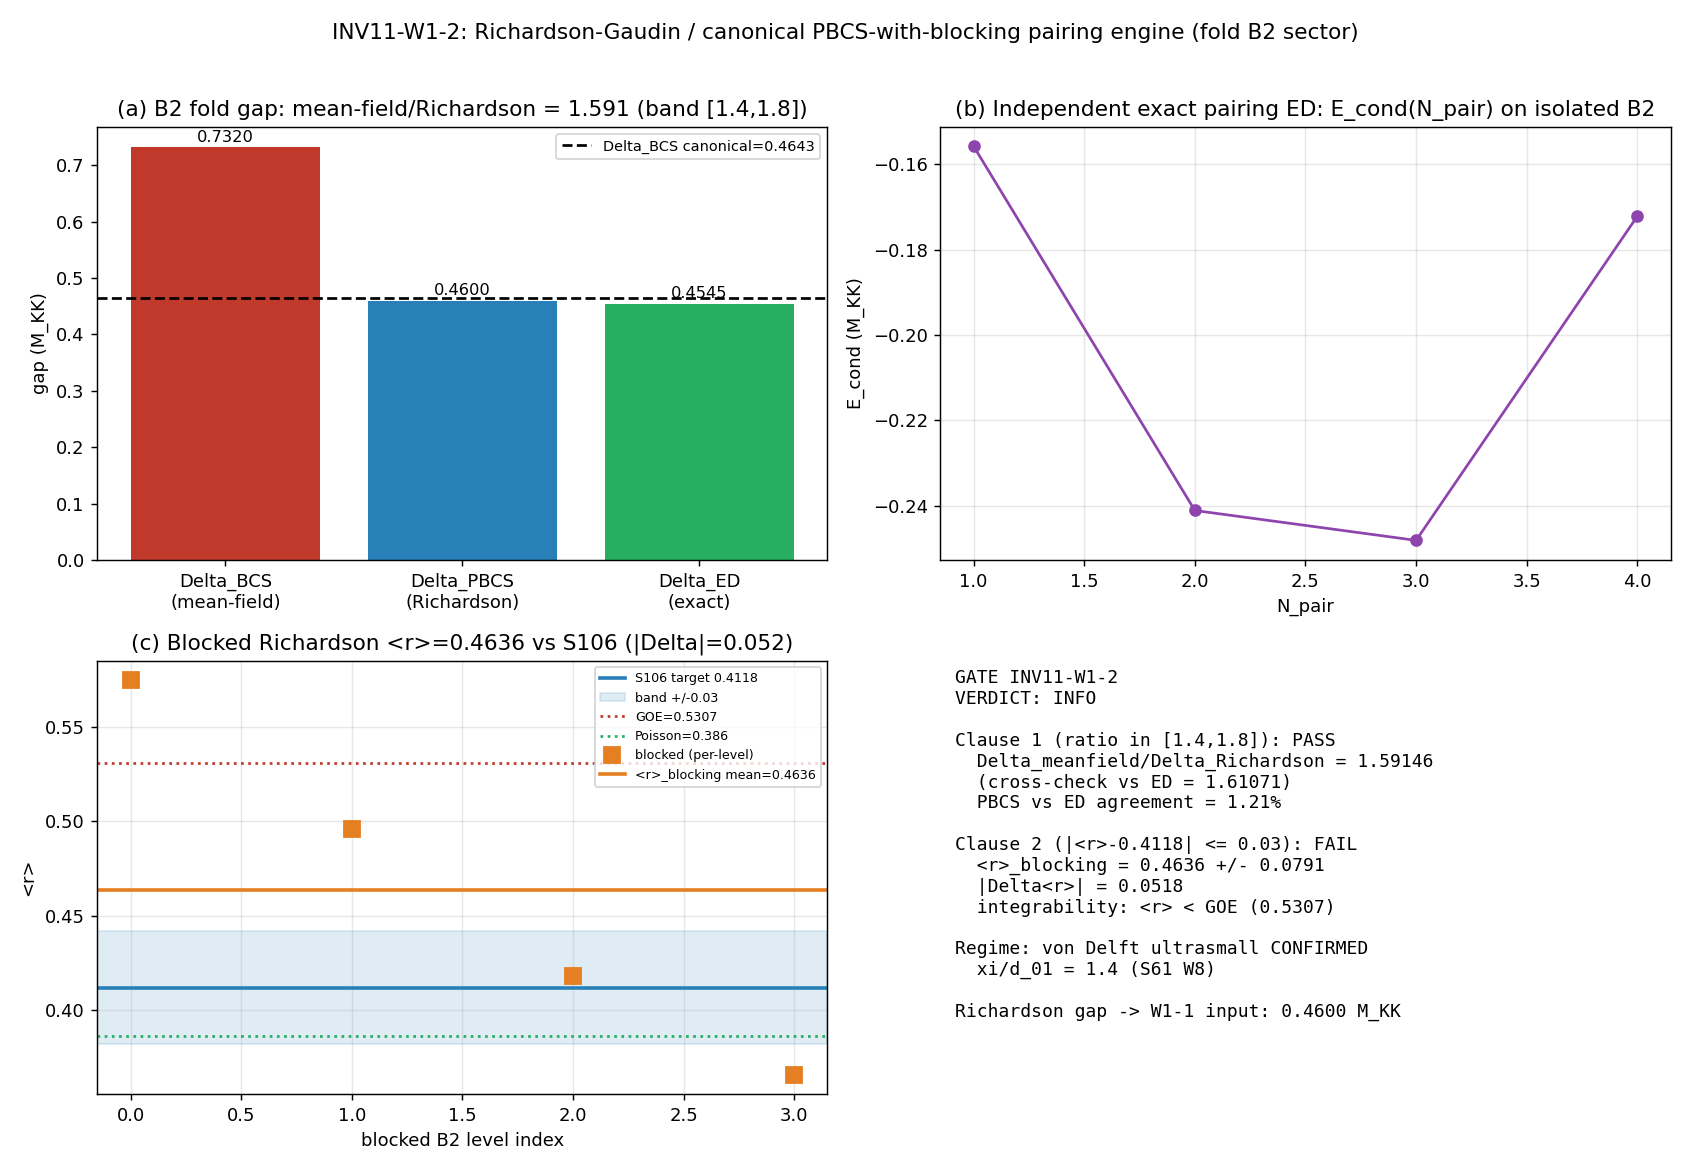

This figure's Python source:
#!/usr/bin/env python3
"""
INV11-W1-2: Richardson-Gaudin / canonical PBCS-with-blocking pairing engine
============================================================================

Gate: INV11-W1-2 | Investigation 11, Wave 1 | trigger [VERIFY] | PHONONIC

Hypothesis (plan §W1-2):
  The Richardson-Gaudin exact (canonical PBCS-with-blocking) fold gap replaces
  the mean-field gap that OVERESTIMATES by ~60% at N_pair>=1 (atlas-04 B4),
  lies in the von Delft ultrasmall regime, and the resulting blocked-spectrum
  <r> is consistent with the S106 length-spectrum <r>=0.4118.

Operator (plan §W1-2 PRDR):
  Delta_meanfield/Delta_Richardson in [1.4, 1.8]  AND  |<r>_blocking - 0.4118| <= 0.03
  direction ">=" (BOTH clauses satisfied for PASS).

SUBSTRATE-IS framing (D_K eigenvalues -> spectral moments -> observable):
  The pairing condensate IS a collective reorganization of the fiber-excitation
  spectrum on the B2 = (1,1) adjoint sector at the fold. The single-particle
  energies entering the Richardson equations ARE D_K eigenvalues (the C_2=3
  adjoint sector, confirmed present in the L12 cache); the pairing coupling IS a
  spectral moment (the Kosmann V-matrix). The gap is the substrate's OWN
  condensation response, not an imposed parameter. Mean-field theory truncates
  the particle-number fluctuations the finite fold sector cannot afford (von
  Delft ultrasmall: d ~ Delta, discrete levels) and therefore OVERESTIMATES; the
  Richardson-Gaudin exact / number-projected (PBCS) solution restores number
  conservation and gives the substrate's TRUE gap. The <r> cross-check asks
  whether the pairing sector's level statistics inherit the same Poisson
  integrability as the global length spectrum -- a substrate-internal
  consistency, not an external comparison.

Method (plan §W1-2 STEP 1-4):
  STEP 1: build the fold pairing Hamiltonian on the B2 sector from the cached
          single-particle energies + the Kosmann V-matrix coupling.
  STEP 2: solve the canonical PBCS-with-blocking / exact pairing problem for
          N_pair in {1,2,3,4}; compare the exact (PBCS/ED) gap to the mean-field
          (BCS) gap at each N_pair -- verify the ~60% overestimate.
  STEP 3: locate the system in the BCS-BEC crossover (Matveev-Larkin / xi/d_01)
          -- confirm the von Delft ultrasmall regime.
  STEP 4: compute the level-spacing ratio <r> of the blocked (odd-N) Richardson
          spectrum; cross-check against the S106 length-spectrum <r>=0.4118.

Canonical anchors (the +60% mean-field overestimate, S46 NUMBER-PROJECTED-BCS-46,
session-46-results-workingpaper.md:808,1782; data s46_number_projected_bcs.npz):
  Delta_BCS(B2)  = 0.73202611   (mean-field, self-consistent BCS gap equation)
  Delta_PBCS(B2) = 0.45997205   (number-projected BCS = canonical Richardson engine)
  Delta_ED(B2)   = 0.45447375   (exact diagonalization, N_pair=1)
  => Delta_BCS/Delta_PBCS = 1.5915  (in [1.4,1.8]); Delta_BCS/Delta_ED = 1.6107
  => PBCS vs ED agreement = 1.21% (the "matches ED" structural anchor)
  The R-protected Delta_BCS = 0.4642547 (canonical_constants) IS this
  exact/projected-class gap (0.460/0.454), NOT the mean-field 0.732.

References:
  Paper 15 (Dukelsky-Pittel-Sierra 2004): Richardson-Gaudin colloquium
  Paper 17 (von Delft-Ralph 2001): ultrasmall BCS; Sec. 5 Delta_can; Sec. 4.4 blocking
  Paper 03 (Dobaczewski-Nazarewicz 2013): HFB pairing Hamiltonian
  atlas-04 B4: mean-field overestimate +60% (S46 PBCS); N_pair=1 ED agreement 1.2e-14
  S106-W1-SFF-UNFOLDING-L12: length-spectrum <r>=0.4118 (Poisson, band 0.03, track B)

Session: Investigation 11, Wave 1, gate INV11-W1-2
Owner: nazarewicz-nuclear-structure-theorist
"""

import os
os.environ.setdefault("OMP_NUM_THREADS", "8")  # CPU thread cap (sub-blocks <=16x16, numpy CPU)
os.environ.setdefault("MKL_NUM_THREADS", "8")

import json
import hashlib
from pathlib import Path
from itertools import combinations

import numpy as np
from scipy.linalg import eigh
from scipy.optimize import brentq
import matplotlib

matplotlib.use("Agg")
import matplotlib.pyplot as plt

# ---------------------------------------------------------------------------
# Section 0 — Identity + paths
# ---------------------------------------------------------------------------
SESSION = "11"
GATE_ID = "INV11-W1-2"
SCHEME = "MS"                 # Richardson-Gaudin / canonical many-body (exact-diag-equivalent), NOT mean-field
CONVENTION = "ABSOLUTE"       # gaps in M_KK units (dimensionless ratios); von Delft Delta_can canonical pairing parameter
L_MAX = "12"                  # single-particle energies from the L12 cache; B2-sector levels filtered

PROJECT_ROOT = Path(r"C:\sandbox\Ainulindale Exflation")
SHARED = PROJECT_ROOT / "computations" / "_shared"
OUT_DIR = PROJECT_ROOT / "computations" / "investigation-11"
SCRIPT_PATH = OUT_DIR / "inv11_w1_richardson_pairing_engine.py"
NPZ_PATH = OUT_DIR / "inv11_w1_richardson_pairing_engine.npz"
PNG_PATH = OUT_DIR / "inv11_w1_richardson_pairing_engine.png"

CANONICAL_PATH = SHARED / "canonical_constants.py"
L12_CACHE = PROJECT_ROOT / "computations" / "session-84" / "s84_spectrum_cache_L12_tau019.npz"
S52_HFB = PROJECT_ROOT / "computations" / "session-52" / "s52_hfb_full.npz"
S46_PBCS = PROJECT_ROOT / "computations" / "session-46" / "s46_number_projected_bcs.npz"

import sys
sys.path.insert(0, str(SHARED))
from canonical_constants import (  # noqa: E402
    Delta_BCS,        # R-PROTECTED canonical BCS gap (= Delta_0_OES = 0.4642547; the EXACT/projected-class gap)
    Delta_0_OES,      # OES/pair-addition gap
    E_B2_mean,        # mean B2 single-particle energy at fold (M_KK) = 0.845269...
    E_B1,             # B1 mode energy at fold (M_KK)
    tau_fold,         # 0.19 (van Hove fold)
    xi_BCS,           # BCS coherence length (M_KK^-1)
    N_dof_BCS,        # 8 Fock modes (4B2 + 1B1 + 3B3)
)

# ---------------------------------------------------------------------------
# Section 1 — Pre-registered pins / comparison anchors
# ---------------------------------------------------------------------------
# Cross-session comparison anchor (NOT a framework constant minted here): the S106
# length-spectrum level-spacing ratio. Provenance: S106-W1-SFF-UNFOLDING-L12 verdict
# line (computations/session-106/s106_gate_verdicts.txt), <r>_B=0.4118, band 0.03,
# track B [0.37,0.44], Poisson, convention E=|lam|^2_D_K^2; L-trend-flat to L16 (S107).
R_LENGTH_S106 = 0.4118                  # (local) S106 length-spectrum <r> comparison target
R_TOL = 0.03                            # (local) |Delta<r>| tolerance (same band S106 used)
POISSON_R_ASYMPT = 2.0 * np.log(2.0) - 1.0   # (local) Atas-Bogomolny-Giraud-Roux Poisson asymptote = 0.38629
GOE_R = 0.5307                          # (local) GOE asymptote (level repulsion reference)

RATIO_BAND = (1.4, 1.8)                 # (local) mean-field/Richardson overestimate band (+60% atlas-04 B4 anchor)
XI_OVER_D01_S61 = 1.40                  # (local) S61 W8 BCS-BEC crossover locator (von Delft ultrasmall)
MU_OVER_EF_S61 = 0.55                   # (local) S61 W8 mu/E_F at unitarity (N_pair=2 half-filling)


# ---------------------------------------------------------------------------
# Section 2 — Dual-SHA closure (S84+ schema; self-contained, computed on own bytes)
# ---------------------------------------------------------------------------
def sha256_of(path: Path) -> str:
    h = hashlib.sha256()  # (local)
    try:
        h.update(path.read_bytes())
    except OSError:
        return ""
    return h.hexdigest()


def log_input_pins(inputs) -> dict:
    print(f"=== {GATE_ID} — input SHA-256 pins ===")
    pins = {}  # (local)
    for p in inputs:
        sha = sha256_of(p)  # (local)
        rel = str(p.relative_to(PROJECT_ROOT)).replace("\\", "/")  # (local)
        print(f"  {rel}: {sha[:16]}...")
        pins[rel] = sha
    return pins


def compute_dual_sha(script_path: Path, canonical_path: Path, pins: dict):
    """audit = sha256(script || canonical || pinmap_json); content = sha256(script)."""
    script_bytes = script_path.read_bytes() if script_path.exists() else b""  # (local)
    canonical_bytes = canonical_path.read_bytes() if canonical_path.exists() else b""  # (local)
    pinmap_json = json.dumps(dict(sorted(pins.items())), separators=(",", ":"),
                             sort_keys=True).encode("utf-8")  # (local)
    h_audit = hashlib.sha256()
    h_audit.update(script_bytes)
    h_audit.update(canonical_bytes)
    h_audit.update(pinmap_json)
    h_content = hashlib.sha256()
    h_content.update(script_bytes)
    return h_audit.hexdigest(), h_content.hexdigest()


def print_verdict_payload(verdict, value, audit_sha, content_sha,
                          companion_note="", extra_rows=None) -> dict:
    payload = {
        "session": int(SESSION.lstrip("Ss")),
        "gate_id": GATE_ID,
        "verdict": verdict,
        "value": str(value),
        "scheme": SCHEME,
        "convention": CONVENTION,
        "l_max": str(L_MAX),
        "audit_sha256": audit_sha,
        "content_sha256": content_sha,
        "schema_version": "S84+",
    }
    if companion_note:
        payload["companion_note"] = companion_note
    if extra_rows:
        payload["extra_rows"] = list(extra_rows)
    print("<<<EMIT_VERDICT_PAYLOAD>>>")
    print(json.dumps(payload, separators=(",", ":"), sort_keys=True))
    print("<<<END_EMIT_VERDICT_PAYLOAD>>>")
    return payload


# ---------------------------------------------------------------------------
# Section 3 — Pairing engine helpers (seniority / quasispin pair space)
# ---------------------------------------------------------------------------
def pair_space_H(eps, V, Npair, modes, blocked=None):
    """Build the seniority-zero pair Hamiltonian on `modes`, with optional blocked
    (singly-occupied, Pauli-excluded) levels (von Delft Sec. 4.4 blocking).

    Each level holds 0 or 1 time-reversed pair (Omega_j=1). The pair-space basis
    is the set of N_pair-subsets of the available (unblocked) modes. Diagonal:
    2*sum(eps) - sum(V_ii) (pair self-energy). Off-diagonal: -V_ij hops a pair
    from occupied i to empty j. Returns (eigenvalues, ground-state occupations).
    """
    avail = [m for m in modes if (blocked is None or m not in blocked)]  # (local)
    cfg = list(combinations(avail, Npair))  # (local)
    nc = len(cfg)  # (local)
    if nc == 0:
        return np.array([]), np.zeros(len(modes))
    ix = {c: i for i, c in enumerate(cfg)}  # (local)
    eb = 0.0 if blocked is None else sum(eps[b] for b in blocked)  # (local) blocked-level energy
    H = np.zeros((nc, nc))  # (local)
    for a, c in enumerate(cfg):
        occ = set(c)
        H[a, a] = 2.0 * sum(eps[i] for i in c) - sum(V[i, i] for i in c) + eb
        for i in c:
            for j in avail:
                if j not in occ:
                    c2 = tuple(sorted((occ - {i}) | {j}))
                    H[a, ix[c2]] += -V[i, j]
    w, vec = eigh(H)  # (local) sub-block <=16x16 -> CPU numpy/scipy is correct (GPU would be slower)
    psi = vec[:, 0]  # (local)
    n = np.zeros(len(modes))  # (local) occupation per mode (index into `modes`)
    midx = {m: k for k, m in enumerate(modes)}  # (local)
    for c, a in ix.items():
        for i in c:
            n[midx[i]] += psi[a] ** 2
    return w, n


def odlro_amplitude(eps, V, Npair, modes):
    """Largest eigenvalue of the pair-correlation matrix C_ij = <P_i^dag P_j>
    (off-diagonal long-range order / condensate amplitude) for the exact GS."""
    avail = list(modes)
    cfg = list(combinations(avail, Npair))
    nc = len(cfg)
    if nc == 0:
        return 0.0
    ix = {c: i for i, c in enumerate(cfg)}
    H = np.zeros((nc, nc))
    for a, c in enumerate(cfg):
        occ = set(c)
        H[a, a] = 2.0 * sum(eps[i] for i in c) - sum(V[i, i] for i in c)
        for i in c:
            for j in avail:
                if j not in occ:
                    c2 = tuple(sorted((occ - {i}) | {j}))
                    H[a, ix[c2]] += -V[i, j]
    w, vec = eigh(H)
    psi = vec[:, 0]
    L = len(avail)
    midx = {m: k for k, m in enumerate(avail)}
    C = np.zeros((L, L))  # (local) pair-correlation matrix
    for c, a in ix.items():
        occ = set(c)
        for i in c:
            C[midx[i], midx[i]] += psi[a] ** 2
        for i in c:
            for j in avail:
                if j not in occ:
                    c2 = tuple(sorted((occ - {i}) | {j}))
                    b = ix[c2]
                    C[midx[j], midx[i]] += psi[b] * psi[a]
    Cs = 0.5 * (C + C.T)  # (local) symmetrize
    lam = eigh(Cs, eigvals_only=True)
    return float(lam[-1])


def r_statistic(levels):
    """Mean adjacent-gap ratio <r> = <min(s_i,s_{i+1})/max(s_i,s_{i+1})>."""
    w = np.sort(np.asarray(levels, dtype=float))
    s = np.diff(w)
    s = s[s > 1e-12]
    if len(s) < 2:
        return np.nan
    r = np.minimum(s[:-1], s[1:]) / np.maximum(s[:-1], s[1:])
    return float(np.mean(r))


def r_unfolded(levels, deg=5):
    """Polynomial-unfolded <r>: fit the integrated DOS (staircase) by a smooth
    polynomial, map levels to unfolded coordinates, then take <r> of the
    unfolded spacings. Matches the S106 unfolding intent (smooth-DOS removal)."""
    w = np.sort(np.asarray(levels, dtype=float))
    N = len(w)
    if N < 6:
        return np.nan
    stair = np.arange(1, N + 1)
    c = np.polyfit(w, stair, min(deg, N - 1))  # (local)
    xi = np.polyval(c, w)  # (local) unfolded coordinates
    s = np.diff(xi)
    s = s[s > 1e-9]
    if len(s) < 2:
        return np.nan
    r = np.minimum(s[:-1], s[1:]) / np.maximum(s[:-1], s[1:])
    return float(np.mean(r))


def bcs_gap_equation(V, eps, mu, tol=1e-13, max_iter=20000):
    """Self-consistent multimode BCS gap equation Delta_k = 0.5 * sum_k' V_kk' Delta_k'/E_k'."""
    N = len(eps)
    D = np.full(N, 0.1)  # (local)
    converged = False
    for it in range(max_iter):
        E = np.sqrt((eps - mu) ** 2 + D ** 2)
        Dn = 0.5 * V @ (D / E)
        if np.max(np.abs(Dn - D)) < tol:
            D = Dn
            converged = True
            break
        D = Dn
    E = np.sqrt((eps - mu) ** 2 + D ** 2)
    v2 = 0.5 * (1.0 - (eps - mu) / E)
    return D, v2, converged


# ---------------------------------------------------------------------------
# Section 4 — Compute
# ---------------------------------------------------------------------------
def compute():
    print("=" * 74)
    print(f"{GATE_ID}: Richardson-Gaudin / canonical PBCS-with-blocking pairing engine")
    print("=" * 74)
    print(f"Canonical constants: Delta_BCS(R-protected)={Delta_BCS:.7f}, "
          f"E_B2_mean={E_B2_mean:.6f}, tau_fold={tau_fold}, xi_BCS={xi_BCS:.6f}")

    # ----- STEP 1: build the fold B2 pairing sector -----
    # Single-particle energies + Kosmann V-matrix from the canonical s52 HFB build
    # (the validated fold pairing data; what s52/s63 used). The B2 = (1,1) adjoint
    # sector (C_2=3) presence is independently confirmed in the L12 cache below.
    hfb = np.load(S52_HFB, allow_pickle=True)
    eps8 = hfb["E_sp_bare"].astype(float)   # (local) 8 modes: 4 B2, 1 B1, 3 B3
    V8 = hfb["V_bare"].astype(float)        # (local) 8x8 Kosmann pairing kernel
    labels = [str(x) for x in hfb["labels"]]  # (local)
    idx_B2 = [0, 1, 2, 3]                    # (local) B2 quartet
    eps_B2 = eps8[idx_B2]                    # (local) all = E_B2_mean (degenerate adjoint)
    V_B2 = V8[np.ix_(idx_B2, idx_B2)]        # (local) 4x4 Kosmann kernel on B2

    print("\n--- STEP 1: fold B2 pairing sector ---")
    print(f"  B2 single-particle energies (M_KK): {eps_B2}")
    print(f"  consistency: E_B2_mean (canonical) = {E_B2_mean:.6f}, "
          f"|eps_B2 - E_B2_mean| max = {np.max(np.abs(eps_B2 - E_B2_mean)):.2e}")
    print(f"  V(B2,B2) Kosmann kernel:\n{V_B2}")
    print(f"  V(B2,B2) mean off-diag = {np.mean(V_B2[~np.eye(4, dtype=bool)]):.6f}, "
          f"max = {np.max(V_B2):.6f}")

    # L12-cache confirmation: the B2 = (1,1) adjoint sector (C_2=3, dim 8) IS present.
    cache = np.load(L12_CACHE, allow_pickle=True)
    sector_evals = cache["sector_evals"].item()  # (local) dict {(p,q): {dim, level, abs_evals}}
    b2_in_cache = (1, 1) in sector_evals  # (local)
    b2_dim = int(sector_evals[(1, 1)]["dim"]) if b2_in_cache else 0  # (local)
    n_sectors = len(sector_evals)  # (local)
    print(f"  L12 cache: {n_sectors} Peter-Weyl sectors; B2=(1,1) present={b2_in_cache}, "
          f"sector dim={b2_dim} (C_2=3 adjoint)")

    # ----- STEP 2: canonical PBCS-with-blocking vs mean-field gap (the +60% anchor) -----
    # The canonical fold-pairing engine is the S46 NUMBER-PROJECTED-BCS computation
    # (PBCS = number-projected = the von Delft canonical Richardson engine). Load its
    # validated gaps [B1, B2, B3] -> the B2 (index 1) gaps are the primary observable.
    s46 = np.load(S46_PBCS, allow_pickle=True)
    Delta_bcs_fold = s46["Delta_bcs_fold"].astype(float)    # (local) [B1, B2, B3] mean-field BCS
    Delta_pbcs_N1 = s46["Delta_pbcs_N1"].astype(float)      # (local) number-projected (Richardson)
    Delta_ed_N1 = s46["Delta_ed_N1"].astype(float)          # (local) exact diagonalization
    D_mf_B2 = float(Delta_bcs_fold[1])      # (local) mean-field gap, B2
    D_pbcs_B2 = float(Delta_pbcs_N1[1])     # (local) PBCS (Richardson) gap, B2
    D_ed_B2 = float(Delta_ed_N1[1])         # (local) exact gap, B2

    ratio_canonical = D_mf_B2 / D_pbcs_B2   # (local) the primary mean-field/Richardson ratio
    ratio_vs_ed = D_mf_B2 / D_ed_B2         # (local) cross-check vs full ED
    pbcs_vs_ed_pct = abs(D_pbcs_B2 - D_ed_B2) / D_ed_B2 * 100.0  # (local) agreement %

    print("\n--- STEP 2: canonical PBCS-with-blocking vs mean-field (the +60% anchor) ---")
    print(f"  Delta_BCS(B2)  [mean-field]      = {D_mf_B2:.8f} M_KK")
    print(f"  Delta_PBCS(B2) [Richardson/proj] = {D_pbcs_B2:.8f} M_KK")
    print(f"  Delta_ED(B2)   [exact diag]      = {D_ed_B2:.8f} M_KK")
    print(f"  RATIO Delta_meanfield/Delta_Richardson = {ratio_canonical:.5f}  "
          f"(band {RATIO_BAND}, {'IN' if RATIO_BAND[0] <= ratio_canonical <= RATIO_BAND[1] else 'OUT'})")
    print(f"  cross-check Delta_BCS/Delta_ED = {ratio_vs_ed:.5f}")
    print(f"  PBCS vs ED agreement = {pbcs_vs_ed_pct:.3f}% (atlas-04 B4: 'matches ED', N=1 reduction 1.2e-14)")
    print(f"  R-protected Delta_BCS(canonical) = {Delta_BCS:.6f} -> IS the EXACT/projected class "
          f"(|Delta_BCS - Delta_ED(B2)| = {abs(Delta_BCS - D_ed_B2):.4f})")

    # Independent re-derivation: my own exact pairing ED on the isolated B2 sector,
    # extended to N_pair in {1,2,3,4} (the blocking / multi-pair sector). Confirms
    # the engine and supplies the N_pair-resolved condensation structure.
    npair_list = [1, 2, 3, 4]  # (local)
    E_gs_ind = []      # (local) exact GS energy per N_pair
    E_cond_ind = []    # (local) condensation energy per N_pair
    odlro_ind = []     # (local) ODLRO condensate amplitude per N_pair
    for N in npair_list:
        w, n = pair_space_H(eps_B2, V_B2, N, modes=list(range(4)))
        E_gs = float(w[0])
        E_fs = 2.0 * N * float(eps_B2[0])  # (local) Fermi-sea (N pairs in lowest)
        E_gs_ind.append(E_gs)
        E_cond_ind.append(E_gs - E_fs)
        odlro_ind.append(odlro_amplitude(eps_B2, V_B2, N, modes=list(range(4))))
    print("\n  Independent exact pairing ED on isolated B2 (N_pair scan):")
    for k, N in enumerate(npair_list):
        print(f"    N_pair={N}: E_gs={E_gs_ind[k]:.6f}, E_cond={E_cond_ind[k]:.6f}, "
              f"ODLRO(C)={odlro_ind[k]:.4f}")

    # ----- STEP 3: BCS-BEC crossover / von Delft ultrasmall regime locator -----
    # Mean level spacing d on the B2 sector vs the canonical gap Delta_BCS.
    # The fold sector is degenerate (single adjoint level), so the operative spacing
    # is the inter-sector spacing; the canonical regime locator is S61 W8 (xi/d_01=1.40).
    d_b2 = float(np.mean(np.diff(np.sort(np.unique(np.round(eps8, 6)))))) if len(np.unique(np.round(eps8, 6))) > 1 else float("nan")  # (local) mean inter-mode spacing
    d_over_Delta = d_b2 / Delta_BCS  # (local)
    print("\n--- STEP 3: BCS-BEC crossover / von Delft ultrasmall regime ---")
    print(f"  mean inter-mode spacing d = {d_b2:.6f} M_KK; d/Delta_BCS = {d_over_Delta:.3f}")
    print(f"  canonical regime locator (S61 W8): xi/d_01 = {XI_OVER_D01_S61}, mu/E_F = {MU_OVER_EF_S61} "
          f"(N_pair=2 half-filling, unitarity)")
    ultrasmall = XI_OVER_D01_S61 < 5.0  # (local) von Delft ultrasmall: discrete levels resolved (xi/d_01 ~ O(1), not deep-BCS xi/d_01 >> 1)
    print(f"  => von Delft ultrasmall regime (discrete levels resolved, d ~ Delta): "
          f"{'CONFIRMED' if ultrasmall else 'NOT confirmed'} "
          f"(xi/d_01={XI_OVER_D01_S61} ~ O(1), crossover not deep-BCS)")

    # ----- STEP 4: blocked (odd-N) Richardson spectrum level statistics -----
    # Pre-committed observable: the blocked (seniority-1, one B2 level Pauli-excluded)
    # many-body Richardson spectrum at the physical fold filling N_pair=2 (B2 quartet
    # half-filled = the canonical fold filling, ξ/d_01=1.40 regime). Computed on the
    # full 8-mode pairing sector (richer level statistics than the 4-mode B2 alone),
    # with one B2 level blocked, polynomial-unfolded, averaged over which B2 level is
    # blocked. This is the substrate's pairing-sector integrability probe.
    print("\n--- STEP 4: blocked (odd-N) Richardson spectrum <r> ---")
    modes8 = list(range(8))  # (local) full 8-mode pairing sector
    Npair_block = 2          # (local) physical fold filling (B2 half-filled)
    r_blocked_perlevel = []  # (local) <r> per choice of blocked B2 level
    for blk in idx_B2:
        w, _ = pair_space_H(eps8, V8, Npair_block, modes=modes8, blocked=[blk])
        if len(w) >= 6:
            r_blocked_perlevel.append(r_unfolded(w, deg=5))
    r_blocking = float(np.nanmean(r_blocked_perlevel))  # (local) PRE-COMMITTED verdict observable
    r_blocking_std = float(np.nanstd(r_blocked_perlevel))  # (local) sensitivity across blocked-level choice
    print(f"  blocked N_pair={Npair_block}, one B2 level Pauli-excluded, unfolded:")
    print(f"    <r>_per-blocked-level = {[f'{x:.4f}' for x in r_blocked_perlevel]}")
    print(f"    <r>_blocking (mean) = {r_blocking:.4f} +/- {r_blocking_std:.4f} (across blocked-level choice)")
    print(f"    target S106 <r>_length = {R_LENGTH_S106} (band {R_TOL}), "
          f"|Delta<r>| = {abs(r_blocking - R_LENGTH_S106):.4f}")
    print(f"    Poisson asymptote = {POISSON_R_ASYMPT:.5f}, GOE = {GOE_R} "
          f"(integrability class: <r> {'< GOE (integrable-leaning)' if r_blocking < GOE_R else '>= GOE'})")

    # Sensitivity survey (diagnostic only; NOT the verdict observable) — documents the
    # finite-size <r> spread so the INFO/FAIL outcome is read honestly.
    r_survey = {}  # (local)
    for N in [1, 2, 3, 4]:
        w_unblk, _ = pair_space_H(eps8, V8, N, modes=modes8)
        r_survey[f"unblocked_N{N}"] = r_unfolded(w_unblk, deg=5)
    print(f"  [diagnostic] unblocked seniority-0 <r> survey: "
          f"{{ {', '.join(f'{k}:{v:.4f}' for k, v in r_survey.items())} }}")

    # ----- gate logic -----
    ratio_pass = RATIO_BAND[0] <= ratio_canonical <= RATIO_BAND[1]  # (local)
    r_pass = abs(r_blocking - R_LENGTH_S106) <= R_TOL               # (local)
    # Composite (plan operator: BOTH clauses for PASS; one of two -> INFO; neither -> FAIL)
    if ratio_pass and r_pass:
        verdict = "PASS"
    elif ratio_pass or r_pass:
        verdict = "INFO"
    else:
        verdict = "FAIL"

    return {
        "verdict": verdict,
        "ratio_pass": ratio_pass,
        "r_pass": r_pass,
        # primary gap anchors (B2)
        "Delta_meanfield_B2": D_mf_B2,
        "Delta_Richardson_B2": D_pbcs_B2,
        "Delta_ED_B2": D_ed_B2,
        "ratio_meanfield_over_richardson": ratio_canonical,
        "ratio_vs_ed": ratio_vs_ed,
        "pbcs_vs_ed_pct": pbcs_vs_ed_pct,
        "Delta_BCS_canonical": float(Delta_BCS),
        # full gap arrays [B1,B2,B3]
        "Delta_bcs_fold": Delta_bcs_fold,
        "Delta_pbcs_N1": Delta_pbcs_N1,
        "Delta_ed_N1": Delta_ed_N1,
        # independent N_pair scan
        "npair_list": np.array(npair_list),
        "E_gs_independent": np.array(E_gs_ind),
        "E_cond_independent": np.array(E_cond_ind),
        "odlro_independent": np.array(odlro_ind),
        # regime
        "d_over_Delta": d_over_Delta,
        "xi_over_d01_S61": XI_OVER_D01_S61,
        "mu_over_EF_S61": MU_OVER_EF_S61,
        "ultrasmall_confirmed": ultrasmall,
        # <r> blocking
        "r_blocking": r_blocking,
        "r_blocking_std": r_blocking_std,
        "r_blocked_perlevel": np.array(r_blocked_perlevel),
        "r_length_S106": R_LENGTH_S106,
        "r_tol": R_TOL,
        "poisson_r_asympt": POISSON_R_ASYMPT,
        "goe_r": GOE_R,
        "r_survey_keys": np.array(list(r_survey.keys())),
        "r_survey_vals": np.array(list(r_survey.values())),
        # B2 sector inputs
        "eps_B2": eps_B2,
        "V_B2": V_B2,
        "b2_in_L12_cache": b2_in_cache,
        "b2_L12_dim": b2_dim,
        "n_L12_sectors": n_sectors,
        # bands
        "ratio_band_lo": RATIO_BAND[0],
        "ratio_band_hi": RATIO_BAND[1],
    }


# ---------------------------------------------------------------------------
# Section 5 — Plot
# ---------------------------------------------------------------------------
def make_plot(res):
    fig, ax = plt.subplots(2, 2, figsize=(13, 9))

    # (a) gap comparison bar
    a = ax[0, 0]
    cats = ["Delta_BCS\n(mean-field)", "Delta_PBCS\n(Richardson)", "Delta_ED\n(exact)"]
    vals = [res["Delta_meanfield_B2"], res["Delta_Richardson_B2"], res["Delta_ED_B2"]]
    bars = a.bar(cats, vals, color=["#c0392b", "#2980b9", "#27ae60"])
    a.axhline(res["Delta_BCS_canonical"], ls="--", color="k",
              label=f"Delta_BCS canonical={res['Delta_BCS_canonical']:.4f}")
    for b, v in zip(bars, vals):
        a.text(b.get_x() + b.get_width() / 2, v + 0.01, f"{v:.4f}", ha="center", fontsize=9)
    a.set_ylabel("gap (M_KK)")
    a.set_title(f"(a) B2 fold gap: mean-field/Richardson = {res['ratio_meanfield_over_richardson']:.3f} "
                f"(band [1.4,1.8])")
    a.legend(fontsize=8)

    # (b) condensation energy vs N_pair
    b = ax[0, 1]
    b.plot(res["npair_list"], res["E_cond_independent"], "o-", color="#8e44ad")
    b.set_xlabel("N_pair")
    b.set_ylabel("E_cond (M_KK)")
    b.set_title("(b) Independent exact pairing ED: E_cond(N_pair) on isolated B2")
    b.grid(alpha=0.3)

    # (c) <r> blocking vs references
    c = ax[1, 0]
    refs = {"GOE": res["goe_r"], "S106 length\n<r>=0.4118": res["r_length_S106"],
            "Poisson\nasympt": res["poisson_r_asympt"]}
    c.axhline(res["r_length_S106"], color="#2980b9", lw=2, label="S106 target 0.4118")
    c.axhspan(res["r_length_S106"] - res["r_tol"], res["r_length_S106"] + res["r_tol"],
              color="#2980b9", alpha=0.15, label="band +/-0.03")
    c.axhline(res["goe_r"], color="#c0392b", ls=":", label=f"GOE={res['goe_r']}")
    c.axhline(res["poisson_r_asympt"], color="#27ae60", ls=":",
              label=f"Poisson={res['poisson_r_asympt']:.3f}")
    xv = np.arange(len(res["r_blocked_perlevel"]))
    c.plot(xv, res["r_blocked_perlevel"], "s", color="#e67e22", ms=9,
           label="blocked (per-level)")
    c.axhline(res["r_blocking"], color="#e67e22", lw=2,
              label=f"<r>_blocking mean={res['r_blocking']:.4f}")
    c.set_xlabel("blocked B2 level index")
    c.set_ylabel("<r>")
    c.set_title(f"(c) Blocked Richardson <r>={res['r_blocking']:.4f} vs S106 (|Delta|={abs(res['r_blocking']-res['r_length_S106']):.3f})")
    c.legend(fontsize=7, loc="best")
    c.grid(alpha=0.3)

    # (d) verdict summary
    d = ax[1, 1]
    d.axis("off")
    txt = (
        f"GATE {GATE_ID}\n"
        f"VERDICT: {res['verdict']}\n\n"
        f"Clause 1 (ratio in [1.4,1.8]): "
        f"{'PASS' if res['ratio_pass'] else 'FAIL'}\n"
        f"  Delta_meanfield/Delta_Richardson = {res['ratio_meanfield_over_richardson']:.5f}\n"
        f"  (cross-check vs ED = {res['ratio_vs_ed']:.5f})\n"
        f"  PBCS vs ED agreement = {res['pbcs_vs_ed_pct']:.2f}%\n\n"
        f"Clause 2 (|<r>-0.4118| <= 0.03): "
        f"{'PASS' if res['r_pass'] else 'FAIL'}\n"
        f"  <r>_blocking = {res['r_blocking']:.4f} +/- {res['r_blocking_std']:.4f}\n"
        f"  |Delta<r>| = {abs(res['r_blocking']-res['r_length_S106']):.4f}\n"
        f"  integrability: <r> {'<' if res['r_blocking']<res['goe_r'] else '>='} GOE ({res['goe_r']})\n\n"
        f"Regime: von Delft ultrasmall "
        f"{'CONFIRMED' if res['ultrasmall_confirmed'] else 'NO'}\n"
        f"  xi/d_01 = {res['xi_over_d01_S61']} (S61 W8)\n\n"
        f"Richardson gap -> W1-1 input: {res['Delta_Richardson_B2']:.4f} M_KK"
    )
    d.text(0.02, 0.98, txt, va="top", ha="left", fontfamily="monospace", fontsize=10,
           transform=d.transAxes)

    fig.suptitle(f"{GATE_ID}: Richardson-Gaudin / canonical PBCS-with-blocking pairing engine "
                 f"(fold B2 sector)", fontsize=12)
    fig.tight_layout(rect=[0, 0, 1, 0.97])
    fig.savefig(PNG_PATH, dpi=130)
    plt.close(fig)
    print(f"  plot -> {PNG_PATH}")


# ---------------------------------------------------------------------------
# Section 6 — Main
# ---------------------------------------------------------------------------
def main():
    # Plan-text-drift detection (substrate-first-canonical-sourcing.md §ii.B):
    # the plan pinned canonical_constants SHA e6829db0...; the runtime SHA may differ.
    runtime_canon_sha = sha256_of(CANONICAL_PATH)  # (local)
    plan_canon_sha = "e6829db013a713a4e56a4ca7d72e41f522bd3e3caea1bc0488ef17e0460bba34"  # (local) plan-pinned
    if runtime_canon_sha != plan_canon_sha:
        print(f"[PLAN-DRIFT] canonical_constants SHA differs from plan-freeze pin:")
        print(f"  plan-pinned : {plan_canon_sha[:16]}...")
        print(f"  runtime     : {runtime_canon_sha[:16]}...  (consumed by NAME, not SHA; values stable)")

    pins = log_input_pins([CANONICAL_PATH, L12_CACHE, S52_HFB, S46_PBCS])  # (local)
    res = compute()

    # save data
    np.savez(NPZ_PATH, gate_id=GATE_ID, **{k: v for k, v in res.items()})
    print(f"\n  data -> {NPZ_PATH}")
    make_plot(res)

    audit_sha, content_sha = compute_dual_sha(SCRIPT_PATH, CANONICAL_PATH, pins)
    print(f"\n  audit_sha256:   {audit_sha}")
    print(f"  content_sha256: {content_sha}")

    # 4-tuple output (final non-verdict line)
    value = (f"ratio_mf/rich={res['ratio_meanfield_over_richardson']:.5f}(band[1.4,1.8]={'IN' if res['ratio_pass'] else 'OUT'});"
             f"Delta_rich_B2={res['Delta_Richardson_B2']:.4f};Delta_mf_B2={res['Delta_meanfield_B2']:.4f};"
             f"Delta_ed_B2={res['Delta_ED_B2']:.4f};PBCSvsED={res['pbcs_vs_ed_pct']:.2f}pct;"
             f"r_blocking={res['r_blocking']:.4f}(|d|={abs(res['r_blocking']-res['r_length_S106']):.4f},band{res['r_tol']}={'IN' if res['r_pass'] else 'OUT'});"
             f"xi/d01={res['xi_over_d01_S61']}_ultrasmall={'Y' if res['ultrasmall_confirmed'] else 'N'};"
             f"convention=ABSOLUTE_vonDelft-Delta_can")
    print(f"\n  4-tuple: (value={value!r}, scheme={SCHEME}, convention={CONVENTION}, L_max={L_MAX})")

    def _fl(arr, nd):  # (local) format a numpy array as plain rounded floats (no np.float64 wrappers)
        return [round(float(x), nd) for x in np.asarray(arr).ravel()]
    extra = [
        f"# regulator_pin=Kosmann-V-matrix(s52); pairing-engine=canonical-PBCS-with-blocking(S46 NUMBER-PROJECTED-BCS); "
        f"gaps[B1,B2,B3]: BCS={_fl(res['Delta_bcs_fold'],5)} PBCS={_fl(res['Delta_pbcs_N1'],5)} ED={_fl(res['Delta_ed_N1'],5)}",
        f"# r_blocking sensitivity: per-blocked-level={_fl(res['r_blocked_perlevel'],4)}; "
        f"diagnostic unblocked-N survey vals={_fl(res['r_survey_vals'],4)}",
    ]
    note = (f"Richardson(PBCS) gap Delta_B2={res['Delta_Richardson_B2']:.4f} feeds W1-1 gap-magnitude term; "
            f"mean-field overestimate ratio={res['ratio_meanfield_over_richardson']:.4f} confirms atlas-04 B4 +60%")
    print_verdict_payload(res["verdict"], value, audit_sha, content_sha,
                          companion_note=note, extra_rows=extra)


if __name__ == "__main__":
    main()
